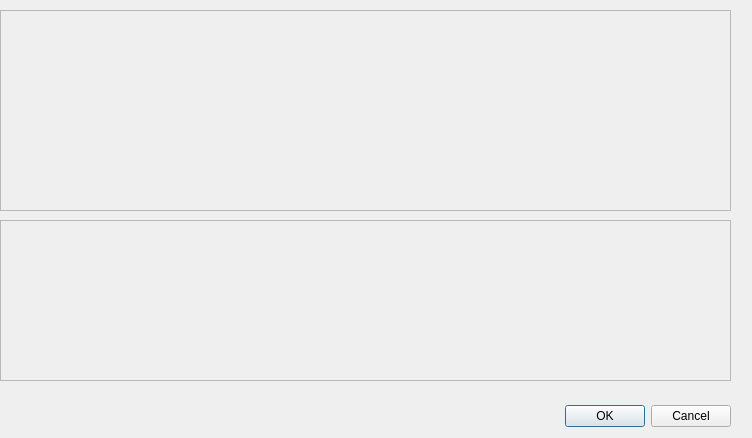
<?xml version="1.0" encoding="UTF-8"?>
<ui version="4.0">
 <class>Dialog</class>
 <widget class="QDialog" name="Dialog">
  <property name="geometry">
   <rect>
    <x>0</x>
    <y>0</y>
    <width>752</width>
    <height>438</height>
   </rect>
  </property>
  <property name="windowTitle">
   <string>Dialog</string>
  </property>
  <widget class="QDialogButtonBox" name="buttonBox">
   <property name="geometry">
    <rect>
     <x>390</x>
     <y>400</y>
     <width>341</width>
     <height>32</height>
    </rect>
   </property>
   <property name="orientation">
    <enum>Qt::Horizontal</enum>
   </property>
   <property name="standardButtons">
    <set>QDialogButtonBox::Cancel|QDialogButtonBox::Ok</set>
   </property>
  </widget>
  <widget class="QFrame" name="frame">
   <property name="geometry">
    <rect>
     <x>0</x>
     <y>10</y>
     <width>731</width>
     <height>201</height>
    </rect>
   </property>
   <property name="frameShape">
    <enum>QFrame::StyledPanel</enum>
   </property>
   <property name="frameShadow">
    <enum>QFrame::Raised</enum>
   </property>
  </widget>
  <widget class="QFrame" name="frame_3">
   <property name="geometry">
    <rect>
     <x>0</x>
     <y>220</y>
     <width>731</width>
     <height>161</height>
    </rect>
   </property>
   <property name="frameShape">
    <enum>QFrame::StyledPanel</enum>
   </property>
   <property name="frameShadow">
    <enum>QFrame::Raised</enum>
   </property>
  </widget>
 </widget>
 <resources/>
 <connections>
  <connection>
   <sender>buttonBox</sender>
   <signal>accepted()</signal>
   <receiver>Dialog</receiver>
   <slot>accept()</slot>
   <hints>
    <hint type="sourcelabel">
     <x>248</x>
     <y>254</y>
    </hint>
    <hint type="destinationlabel">
     <x>157</x>
     <y>274</y>
    </hint>
   </hints>
  </connection>
  <connection>
   <sender>buttonBox</sender>
   <signal>rejected()</signal>
   <receiver>Dialog</receiver>
   <slot>reject()</slot>
   <hints>
    <hint type="sourcelabel">
     <x>316</x>
     <y>260</y>
    </hint>
    <hint type="destinationlabel">
     <x>286</x>
     <y>274</y>
    </hint>
   </hints>
  </connection>
 </connections>
</ui>
